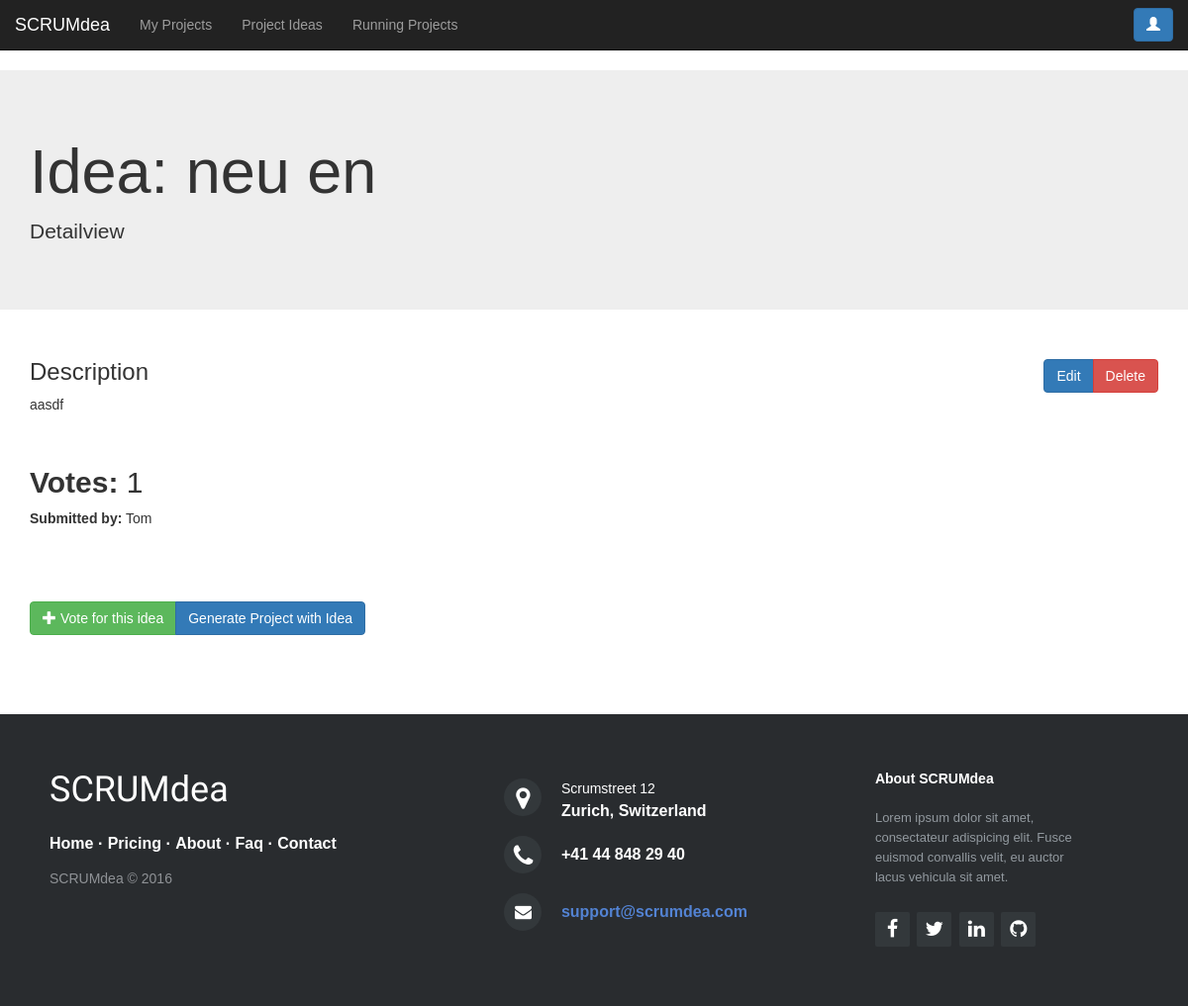
/general-ideas/23/ (signed in), run on an earlier commit of the app's database.
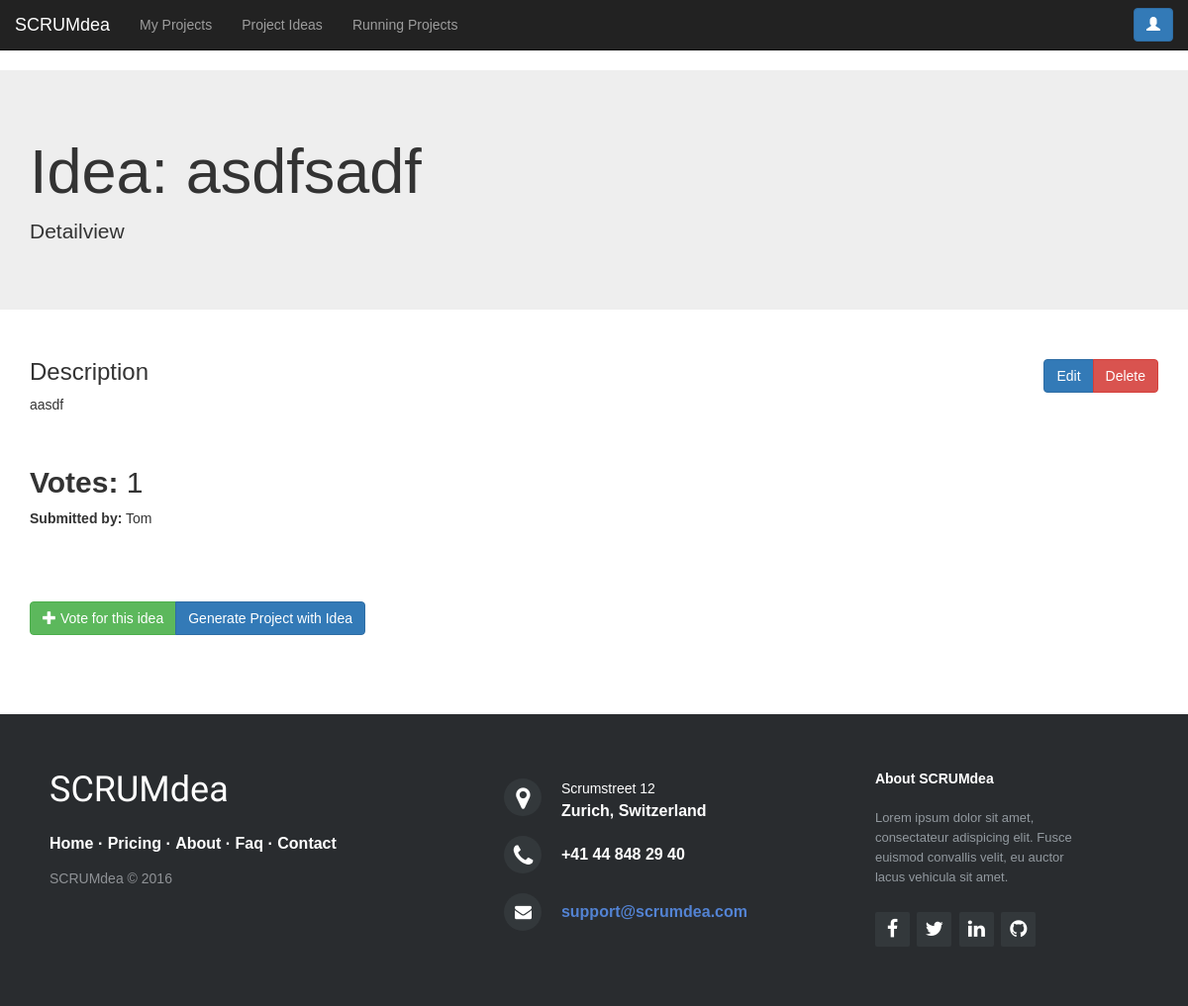
And on a later commit of the database.
### scrumdea/models.py (models this page shows)
class GeneralIdea(models.Model):
    title = models.CharField(max_length=200)
    description = models.TextField()
    creation_date = timezone.now()
    votes = models.IntegerField(default=0)
    transfered_to_project = models.BooleanField(default=False)
    class Meta:
        ordering = ['votes']

### scrumdea/views.py (the view)
# urls.py: url(r'^general-ideas/(?P<pk>\d+)/$', login_required(views.GeneralIdeaDetailView.as_view()),
class GeneralIdeaDetailView(LoginRequiredMixin, DetailView):
    model = src_models.GeneralIdea
    template_name = "scrumdea/final/project_idea.html"
    def dispatch(self, request, *args, **kwargs):
        update_vote_count_general_idea()
        return super(GeneralIdeaDetailView, self).dispatch(request, *args, **kwargs)

### scrumdea/views.py (called while the page is built)
def update_vote_count_general_idea():
    all_ideas = src_models.GeneralIdea.objects.all()
    for idea in all_ideas:
        vote_count = (src_models.Vote.objects.filter(generalIdea=idea.id, inProjectIdea__isnull=True)).count();
        idea.votes = vote_count
        idea.save()

### scrumdea/templates/scrumdea/final/project_idea.html (shortened to what this page needs)
{% load staticfiles %}
<!DOCTYPE html>
<html lang="en">
<head>
    <link href="{% static "css/bootstrap.min.css" %}" rel="stylesheet">
    <link rel="stylesheet" href="{% static "style.css" %}">
    <link rel="stylesheet" href="http://maxcdn.bootstrapcdn.com/font-awesome/4.2.0/css/font-awesome.min.css">
</head>
<body>
<nav class="navbar navbar-inverse navbar-static-top">
    <div class="container-fluid">
        <div class="navbar-header">
            <a class="navbar-brand" href="/">SCRUMdea</a>
            <div class="btn-toolbar">
            </div>
        </div>
        <div class="navbar-collapse collapse navbar-left" id="bs-example-navbar-collapse" aria-expanded="false"
             style="height: 1px;">
            <ul class="nav navbar-nav">
                <li><a href="{% url "project_list_view" %}">My Projects</a></li>
                <li><a href="{% url "general_idea_listlist_view" %}">Project Ideas</a></li>
                <li><a href="{% url "project_running_list_view" %}">Running Projects</a></li>
            </ul>
        </div>
        <button type="button" class="btn btn-primary navbar-right navbar-btn hidden-xs" aria-label="Right Align"
                data-toggle="modal" data-target="#user_modal" style="margin-right: 0px">
            <span class="glyphicon glyphicon-user" aria-hidden="true"></span>
        </button>
    </div>
</nav>
<div class="jumbotron">
    <div class="container">
        <h1>Idea: {{ object.title }}</h1>
        <p>Detailview</p>
    </div>
</div>
<div class="container">
    <h3>Description
        <div class="btn-group pull-right">
            <a href="{% url "general_idea_edit_view" pk=object.id %}" type="button"
               class="btn btn-primary">Edit</a>
            <a href="{% url "general_idea_delete_view" pk=object.id %}" type="button"
               class="btn btn-danger">Delete</a>
        </div>
    </h3>
    <p>{{ object.description }}</p>
    <br>
    <h2><strong>Votes: </strong>{{ object.votes }}</h2>
    <p><b>Submitted by:</b> Tom</p>
    <br>
    <br>
    <br>
    <div class="btn-group">
        <a href="{% url "general_idea_vote_view" pk=object.id %}" type="button" class="btn btn-success"><span class="glyphicon glyphicon-plus"></span> Vote for this idea
        </a>
        <button type="button" class="btn btn-primary">Generate Project with Idea</button>
    </div>
</div>
<footer class="footer-distributed">
    <div class="footer-left">
        <h3>SCRUMdea</h3>
        <p class="footer-links">
            <a href="#">Home</a>
            ·
            <a href="#">Pricing</a>
            ·
            <a href="#">About</a>
            ·
            <a href="#">Faq</a>
            ·
            <a href="#">Contact</a>
        </p>
        <p class="footer-company-name">SCRUMdea &copy; 2016</p>
    </div>
    <div class="footer-center">
        <div>
            <i class="fa fa-map-marker"></i>
            <p><span>Scrumstreet 12</span> Zurich, Switzerland</p>
        </div>
        <div>
            <i class="fa fa-phone"></i>
            <p>+41 44 848 29 40</p>
        </div>
        <div>
            <i class="fa fa-envelope"></i>
            <p><a href="mailto:support@company.com">support@scrumdea.com</a></p>
        </div>
    </div>
    <div class="footer-right">
        <p class="footer-company-about">
            <span>About SCRUMdea</span>
            Lorem ipsum dolor sit amet, consectateur adispicing elit. Fusce euismod convallis velit, eu auctor lacus
            vehicula sit amet.
        </p>
        <div class="footer-icons">
            <a href="#"><i class="fa fa-facebook"></i></a>
            <a href="#"><i class="fa fa-twitter"></i></a>
            <a href="#"><i class="fa fa-linkedin"></i></a>
            <a href="#"><i class="fa fa-github"></i></a>
        </div>
    </div>
</footer>
</body>
</html>

What changed in the data, as far as the page shows it:
changed GeneralIdea "aasdf": title "neu en" → "asdfsadf"
